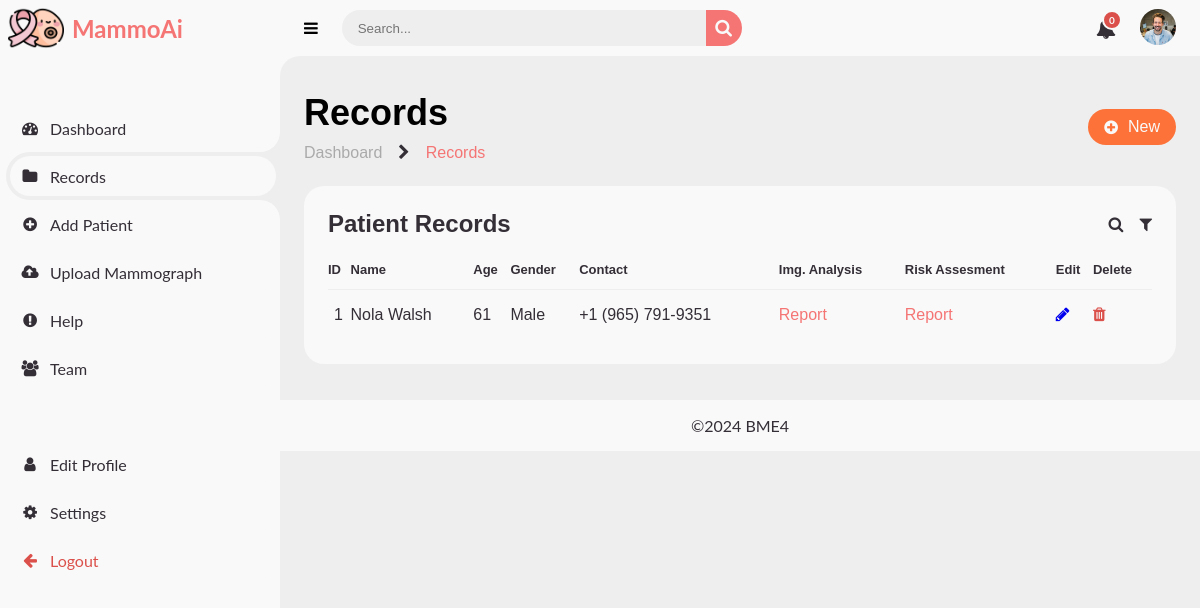
Page /dashboard/records (signed in) on the earlier database version.
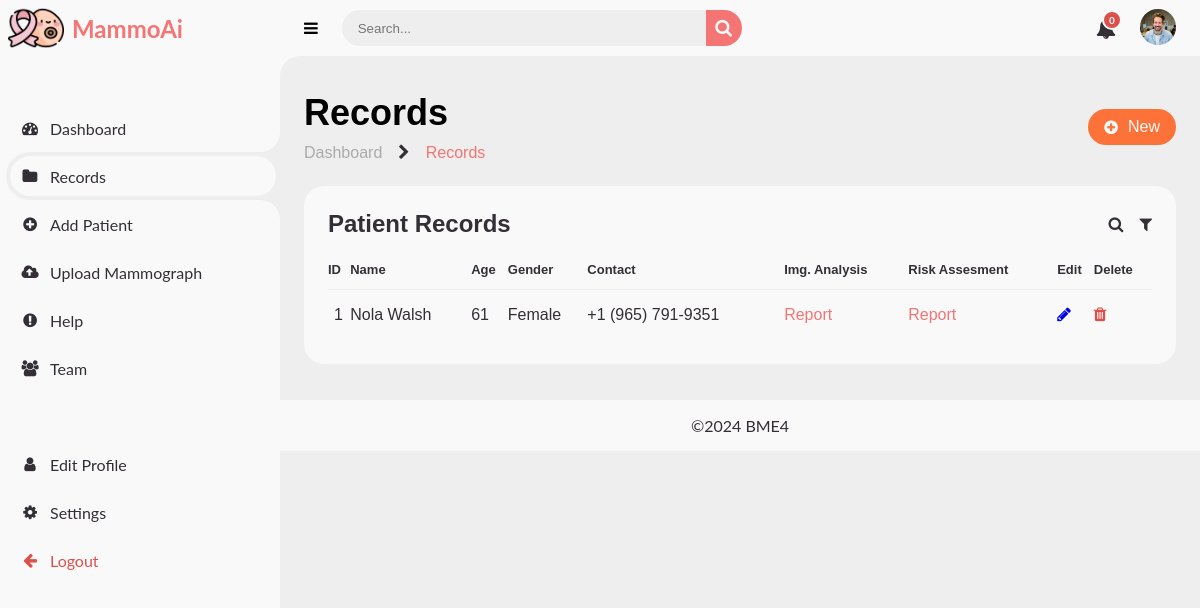
Same page on the later database version.
### user_dashboard/models.py (models this page shows, shortened)
class Patient(models.Model):
    GENDER = (
        ('Male', 'Male'),
        ('Female', 'Female'),
    )
    id =  models.IntegerField(primary_key=True)
    user = models.ForeignKey(User, on_delete=models.SET_NULL, blank=True, null=True)
    firstname = models.CharField(max_length=200, null=True, blank=True)
    lastname = models.CharField(max_length=200, null=True, blank=True)
    phone = models.CharField(max_length=20)
    age = models.CharField(max_length=3)
    gender = models.CharField(max_length=10, null=True, choices=GENDER)
    address = models.CharField(max_length=200, null=True, blank=True)
    occupation = models.CharField(max_length=100, null=True, blank=True)
    notes = models.TextField(blank=True)
    breast_health = models.TextField(blank=True)
    medical_history = models.TextField(blank=True)
    mammogram_image = models.ImageField(upload_to=user_patient_directory_path, null=True, blank=True)
    risk_assessment_form = models.FileField(upload_to=user_patient_directory_path, null=True, blank=True)
    date = models.DateTimeField(auto_now_add=True)
    pid = ShortUUIDField(length=10, max_length=20, alphabet='0123456789', null=True, blank=True)

### user_dashboard/views.py (the view)
# urls.py: path("records", views.records, name="records"),
@login_required
def records(request):
    notifications = Notification.objects.filter(user=request.user, seen=False)
    patients = Patient.objects.filter(user=request.user)
    total_noti = notifications.count()
    context = {
        "total_noti":total_noti,
        "patients":patients,
    }
    return render(request, "user_dashboard/records.html", context)

### templates/user_dashboard/records.html (shortened to what the changed rows need)
{% extends 'partials/dashboard_base.html' %}
{% load static %}
{% block content %}
<main>
    <div class="head-title">
        <div class="left">
            <h1>Records</h1>
        </div>
    </div>
    <div class="table-data">
        <div class="record">
            <table>
                <thead>
                    <tr>
                        <th>ID</th>
                        <th>Name</th>
                        <th>Age</th>
                        <th>Gender</th>
                        <th>Contact</th>
                        <th>Img. Analysis</th>
                        <th>Risk Assesment</th>
                        <th>Edit</th>
                        <th>Delete</th>
                    </tr>
                </thead>
                <tbody>
                    {% for p in patients %}
                    <tr>
                        <a href="#">
                            <td>{{ forloop.counter }}</td>
                            <td>{{p.firstname}} {{p.lastname}}</td>
                            <td>{{p.age}}</td>
                            <td>{{p.gender}}</td>
                            <td>{{p.phone}}</td>
                            <td><a href="#" class="report-link">Report</a></td>
                            <td><a href="#" class="report-link">Report</a></td>
                            <td><a href="{% url 'user_dashboard:edit_records' p.id  %}" class="edit"><i class="fa fa-pencil"></i></a></td>
                            <td><a href="{% url 'user_dashboard:delete_records' p.id  %}" class="delete"><i class="fa fa-trash"></i></a></td>
                        </a>
                    </tr>
                    {% endfor %}
                </tbody>
            </table>
        </div>
    </div>
</main>
{% endblock %}

Differences in the rows shown:
changed Patient "Nola": gender "Male" → "Female"
